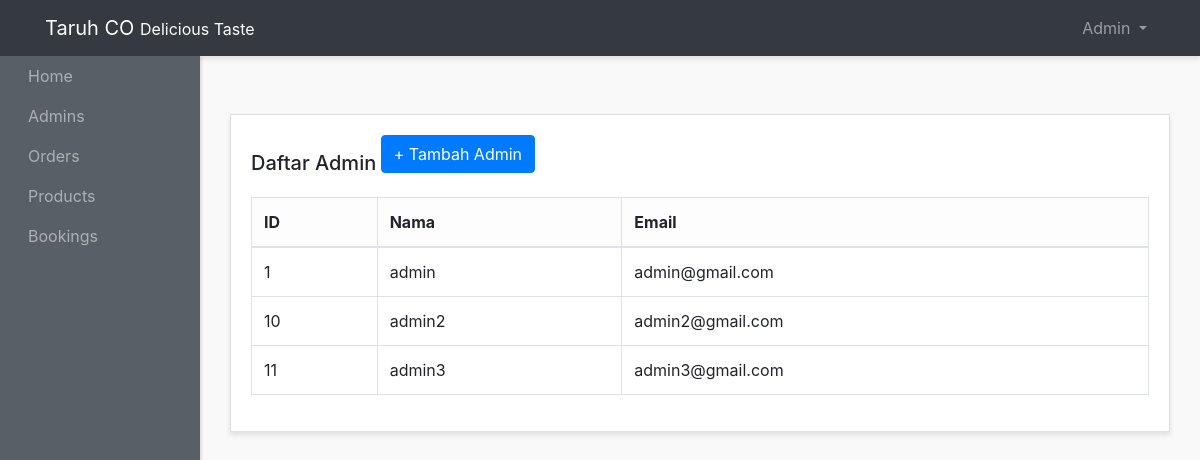
Screenshot of /admin-panel/admins/admins.php (signed in) with the database file from the repository.
### tables this page shows
CREATE TABLE `users` (
  `id` int(3) NOT NULL,
  `username` varchar(100) NOT NULL,
  `email` varchar(100) NOT NULL,
  `password` varchar(100) NOT NULL,
  `created_at` timestamp NOT NULL DEFAULT current_timestamp(),
  `role` enum('admin','user') DEFAULT 'user'
);

### admin-panel/admins/admins.php (the view, shortened to what this page needs)
<?php
require_once "../layouts/header.php";
$query = "SELECT id, username, email FROM users WHERE role = 'admin'";
$result = mysqli_query($conn, $query);
?>
<div class="container-fluid">
  <div class="row">
    <div class="col">
      <div class="card mt-4">
        <div class="card-body">
          <h5 class="card-title mb-4 d-inline">Daftar Admin</h5>
          <a href="create-admins.php" class="btn btn-primary mb-4 float-end">+ Tambah Admin</a>
          <table class="table table-bordered table-hover">
            <thead class="table-light">
              <tr>
                <th scope="col">ID</th>
                <th scope="col">Nama</th>
                <th scope="col">Email</th>
              </tr>
            </thead>
            <tbody>
              <?php if (mysqli_num_rows($result) > 0): ?>
                <?php while ($row = mysqli_fetch_assoc($result)): ?>
                  <tr>
                    <td><?php echo htmlspecialchars($row['id']); ?></td>
                    <td><?php echo htmlspecialchars($row['username']); ?></td>
                    <td><?php echo htmlspecialchars($row['email']); ?></td>
                  </tr>
                <?php endwhile; ?>
              <?php else: ?>
                <tr>
                  <td colspan="3" class="text-center">Belum ada admin terdaftar.</td>
                </tr>
              <?php endif; ?>
            </tbody>
          </table>
        </div>
      </div>
    </div>
  </div>
</div>
</body>
</html>

### admin-panel/styles/style.css (style rules this page uses)
body { background: #f9f9f9; }
.card { margin-bottom: 15px; border-radius: 0; box-shadow: 0 3px 5px rgba(0, 0, 0, 0.1); }

### rows the page displays
users: id "1", username "admin", email "admin@gmail.com"
users: id "10", username "admin2", email "admin2@gmail.com"
users: id "11", username "admin3", email "admin3@gmail.com"

### other values shown
$_SESSION['role'] "Admin"
